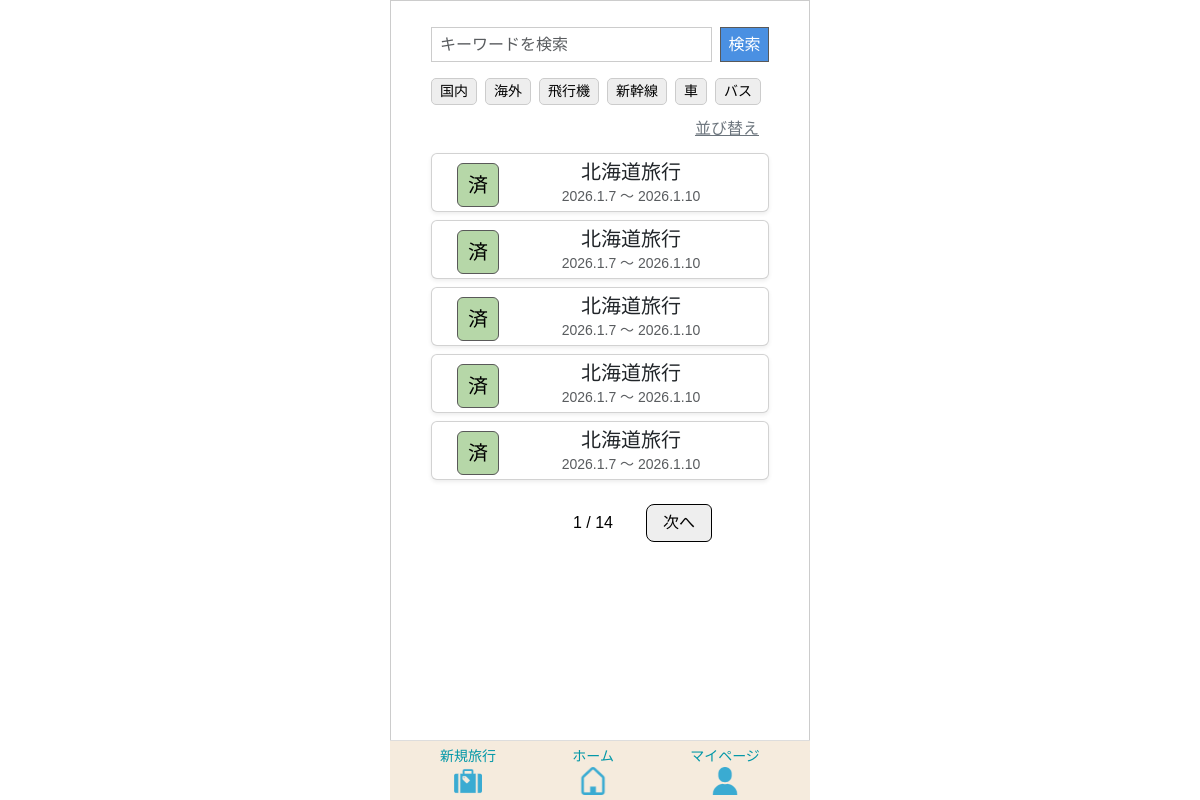
The app's page /home/ (signed in), older data.
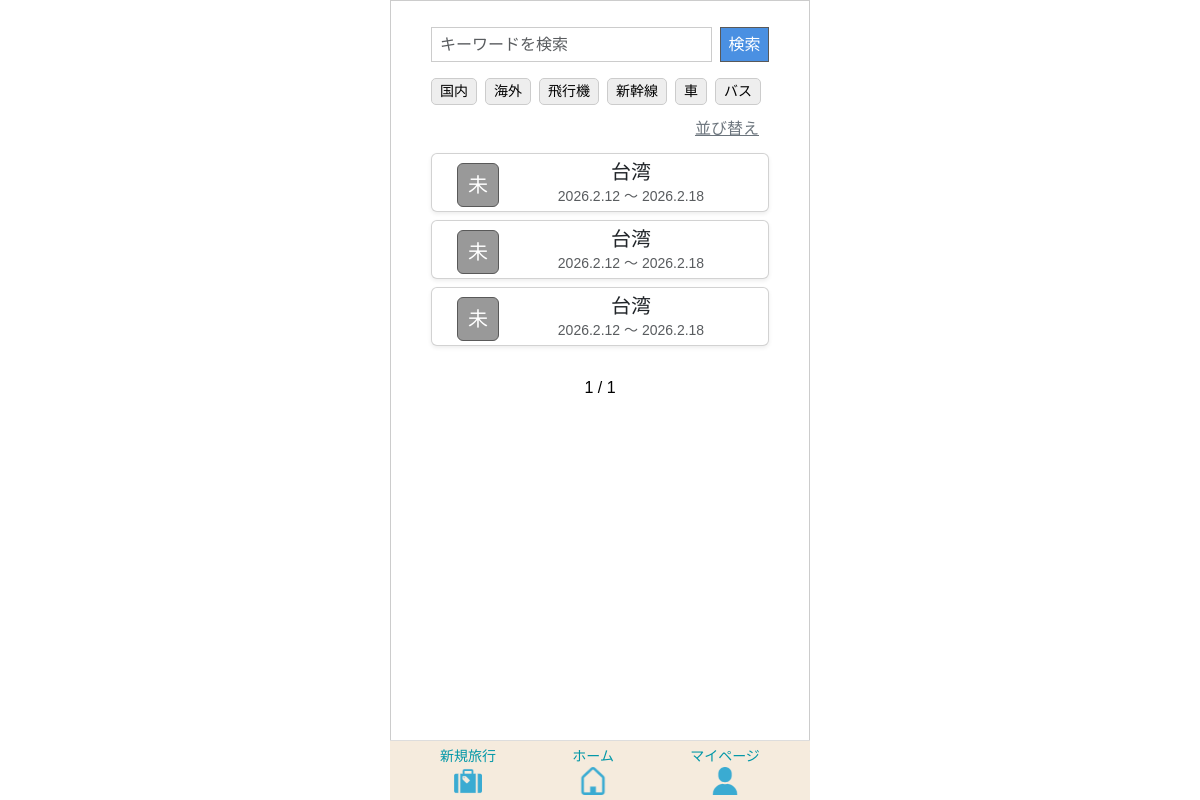
The same page, newer data.
### app/models/travel.py (models this page shows, shortened)
class Transport(models.Model):
    class TransportType(models.IntegerChoices):
     AIRPLANE   = 0, _("飛行機")
     SHINKANSEN = 1, _("新幹線")
     CAR        = 2, _("車")
     BUS        = 3, _("バス")
     TRAIN      = 4, _("電車")
     OTHER      = 5, _("その他")
    transport_id = models.AutoField(
        primary_key=True,
        verbose_name=_("交通手段ID")
    )
    transport_type = models.IntegerField(
    choices=TransportType.choices,
    verbose_name=_("交通手段")
    )
    created_at = models.DateTimeField(
        auto_now_add=True,
        verbose_name=_("作成日")
    )
    updated_at = models.DateTimeField(
       auto_now=True,
        verbose_name=_("更新日")
    )
    class Meta:
        verbose_name = _("交通手段")
        verbose_name_plural = _("交通手段")

class Travel_info(models.Model):
    class StayType(models.IntegerChoices):
        DAY_TRIP = 0, _("日帰り")
        STAY     = 1, _("宿泊")
    class LocationType(models.IntegerChoices):
        DOMESTIC = 0, _("国内")
        OVERSEAS = 1, _("海外")
    class StatusType(models.IntegerChoices):
        NOT_DONE  = 0, _("未")
        COMPLETE  = 1, _("完")
        PROCESSED = 2, _("済")
    travel_info_id = models.AutoField(
        primary_key=True,
        verbose_name=_("旅行情報ID")
    )
    user = models.ForeignKey(
        settings.AUTH_USER_MODEL,
        on_delete=models.CASCADE,
        verbose_name=_("ユーザーID")
    )
    travel_title = models.CharField(
        max_length=100,
        verbose_name=_("旅行タイトル")
    )
    start_date = models.DateField(
        verbose_name=_("開始日")
    )
    end_date = models.DateField(
        verbose_name=_("終了日")
    )
    stay_type = models.IntegerField(
        choices=StayType.choices,
        verbose_name=_("宿泊タイプ")
    )
    location = models.IntegerField(
        choices=LocationType.choices,
        verbose_name=_("場所"),
    )
    memo = models.CharField(
        max_length=230,
        blank=True,
        verbose_name=_("メモ")
    )
    status = models.IntegerField(
        choices=StatusType.choices,
        default=0,
        verbose_name=_("ステータス")
    )
    transport = models.ManyToManyField(
        "Transport",
        through="Travelmode",
        verbose_name=_("交通手段")
    )
    created_at = models.DateTimeField(
        auto_now_add=True,
        verbose_name=_("作成日")
    )
    updated_at = models.DateTimeField(
       auto_now=True,
        verbose_name=_("更新日")
    )
    class Meta:
        verbose_name = _("旅行情報")
        verbose_name_plural = _("旅行情報")

### app/views/home.py (the view)
# urls.py: path('home/', HomeView.as_view(), name='home'),
class HomeView(LoginRequiredMixin, TemplateView):
    template_name = "home/home.html"
    login_url = "/"
    def get(self, request, *args, **kwargs):
        keyword = request.GET.get("keyword", "")
        travel_type = request.GET.getlist("travel_type")
        transport_filter = [t for t in request.GET.getlist("transport") if t]
        sort = request.GET.get("sort", "")
        travels = Travel_info.objects.filter(user=request.user)
        if keyword:
            travels = travels.filter(travel_title__icontains=keyword)
        if travel_type:
            travels = travels.filter(location__in=travel_type)
        if transport_filter:
            travels = travels.filter(transport__transport_type__in=transport_filter)
        if sort == "title_asc":
            travels = travels.order_by("travel_title")
        elif sort == "title_desc":
            travels = travels.order_by("-travel_title")
        elif sort == "date_asc":
            travels = travels.order_by("start_date")
        elif sort == "date_desc":
            travels = travels.order_by("-start_date")
        today = timezone.now().date()
        for t in travels:
            if t.end_date < today:
                t.status = "済"
                continue
            items = TravelItem.objects.filter(
                travel_category__template__travel_info=t
            )
            total = items.count()
            done = items.filter(item_checked=TravelItem.ItemChecked.YES).count()
            if total > 0 and total == done:
                t.status = "完"
            else:
                t.status = "未"
        paginator = Paginator(travels, 5)
        page = request.GET.get("page")
        travels_page = paginator.get_page(page)
        tags = Transport.objects.all()
        return render(request, self.template_name, {
            "travels": travels_page,
            "keyword": keyword,
            "tags": tags,
            "travel_type": travel_type,
            "transport": transport_filter,
            "sort": sort,
        })

### templates/home/home.html (shortened to what this page needs)
{% extends 'base.html' %}
{% load static %}
{% block extra_css %}
{{ block.super }}
<link rel="stylesheet" href="{% static 'tabipre/css/home.css' %}">
{% endblock %}
{% block content %}
<div class="container mt-3">
    <form method="GET" id="searchForm" class="d-flex mb-3">
        <input type="text" name="keyword" value="{{ keyword }}"
               class="form-control me-2 search-input"
               placeholder="キーワードを検索">
        <button class="search-btn">検索</button>
    </form>
    <div class="d-flex flex-row flex-nowrap overflow-auto mb-2">
        <a href="#"
           class="tag-badge {% if '0' in travel_type %}selected{% endif %}"
           data-type="travel_type" data-value="0">国内</a>
        <a href="#"
           class="tag-badge {% if '1' in travel_type %}selected{% endif %}"
           data-type="travel_type" data-value="1">海外</a>
        {% for tag in tags %}
            <a href="#"
               class="tag-badge {% if tag.transport_type|stringformat:'s' in transport %}selected{% endif %}"
               data-type="transport"
               data-value="{{ tag.transport_type }}">
                {{ tag.get_transport_type_display }}
            </a>
        {% endfor %}
    </div>
    <div class="sort-btn-wrapper mb-2">
        <a href="#" class="sort-btn" data-bs-toggle="modal" data-bs-target="#sortModal">
            並び替え
        </a>
    </div>
    {% for t in travels %}
        <a href="{% url 'app:travel_detail' t.travel_info_id %}" class="text-decoration-none text-dark">
            <div class="card mb-2 shadow-sm">
                <div class="card-body d-flex align-items-center">
                    <div class="align-items-center">
                        {% if t.status == "未" %}
                            <span class="badge-t status-mi">未</span>
                        {% elif t.status == "完" %}
                            <span class="badge-t status-kan">完</span>
                        {% elif t.status == "済" %}
                            <span class="badge-t status-zumi">済</span>
                        {% endif %}
                    </div>
                    <div class="flex-grow-1 d-flex flex-column justify-content-center text-center">
                        <h5 class="card-title">{{ t.travel_title }}</h5>
                        <p class="card-text text-muted">
                            {{ t.start_date|date:"Y.n.j" }} 〜 {{ t.end_date|date:"Y.n.j" }}
                        </p>
                    </div>
                </div>
            </div>
        </a>
    {% empty %}
        <p class="text-center text-muted">旅行がありません</p>
    {% endfor %}
    <div class="d-flex justify-content-center mt-4">
        <nav>
            <ul class="pagination">
                {% if travels.has_previous %}
                    <li class="page-item">
                        <a class="page-link"
                           href="?page={{ travels.previous_page_number }}&keyword={{ keyword }}&sort={{ sort }}">
                           前へ
                        </a>
                    </li>
                {% else %}
                    <li class="page-item disabled">
                    </li>
                {% endif %}
                <li class="page-item active">
                    <span class="page-link">
                        {{ travels.number }} / {{ travels.paginator.num_pages }}
                    </span>
                </li>
                {% if travels.has_next %}
                    <li class="page-item">
                        <a class="page-link"
                           href="?page={{ travels.next_page_number }}&keyword={{ keyword }}&sort={{ sort }}">
                           次へ
                        </a>
                    </li>
                {% else %}
                    <li class="page-item disabled">
                    </li>
                {% endif %}
            </ul>
        </nav>
    </div>
</div>
{% endblock %}

### templates/base.html (shortened to what this page needs)
<!DOCTYPE html>
<html lang="en">
<head>
    {% load static %}
    <link href="https://cdn.jsdelivr.net/npm/bootstrap@5.3.0/dist/css/bootstrap.min.css" rel="stylesheet">
    <link rel="stylesheet" href="https://cdn.jsdelivr.net/npm/bootstrap-icons@1.10.5/font/bootstrap-icons.css">
    {% block extra_css %}
    <link rel="stylesheet" href="{% static 'tabipre/css/base.css' %}">
    {% endblock %}
</head>
<body class="{% block body_class %}{% endblock %}">
    <div class="app-frame">
        <div class="content-wrapper container">
            {% block content %}
            {% endblock %}
        </div>
        {% if request.user.is_authenticated %}
        <nav class="navbar navbar-light bottom-nav">
            <div class="container d-flex justify-content-around text-center">
                <a class="nav-link text-center" href="{% url 'app:travel_step1' %}">
                    新規旅行<br>
                    <img src="{% static 'tabipre/icons/travel.png' %}" width="28">
                </a>
                <a class="nav-link text-center" href="{% url 'app:home' %}">
                    ホーム<br>
                    <img src="{% static 'tabipre/icons/home.png' %}" width="28">
                </a>
                <a class="nav-link text-center" href="{% url 'app:mypage' %}">
                    マイページ<br>
                    <img src="{% static 'tabipre/icons/mypage.png' %}" width="28">
                </a>
            </div>
        </nav>
        {% endif %}
    </div>
</body>
</html>

### static/tabipre/css/base.css (style rules this page uses)
.app-frame { max-width: 420px; margin: 0 auto; min-height: 100vh; background-color: #ffffff; border: 1px solid #ccc; padding: 16px; padding-top: 10px; box-sizing: border-box; }
.bottom-nav { border-top: 1px solid #ddd; padding: 5px 0; background-color: #f5ebddff; position: fixed; bottom: 0; left: 50%; transform: translateX(-50%); width: 420px; z-index: 999; }
.bottom-nav a { color: #0097a7; font-size: 14px; text-decoration: none; }
.content-wrapper { margin-top: 0 !important; padding-top: 0 !important; padding-bottom: 80px; }
.badge-t { display: inline-block; min-width: 32px; border-radius: 6px; font-size: 20px; padding: 6px 10px; margin-right: 20px !important; margin-top: 5px; border: 1px solid #595959; }
.badge-t.status-mi { background-color: #999; color: #fff; }
.card-body { padding: 8px 16px !important; }
input, select, textarea { width: 100%; padding: 8px 10px; padding-left: 15px; border-radius: 6px; border: 1px solid #ccc; font-size: 18px; box-sizing: border-box; }

### static/tabipre/css/home.css (style rules this page uses)
.app-frame { background: #ffffff; font-family: "Arial", "Helvetica", "sans-serif"; color: #5c3a3a; }
form input { border: 1px solid #ccc; padding: 8px; width: 100%; background-color: #ffffff; box-sizing: border-box; transition: border-color 0.25s ease, box-shadow 0.25s ease; color: #000; }
.search-input { height: 35px; width: 85%; padding: 4px 8px; border: 1px solid #ccc; }
.search-btn { font-size: 16px; background-color: #4a90e2; color: #fff; height: 35px; width: 50px; padding: 4px 6px; line-height: 1; border: 1px solid #595959; }
input[type="text"], button { border-radius: 0; }
.card-body { padding: 4px 25px !important; }
.card-title { margin: 2px 0; }
.card-text { margin: 0; font-size: 14px; }
.sort-btn-wrapper { display: flex; justify-content: flex-end; }
.sort-btn { padding: 4px 10px; font-size: 16px; color: #6c757d; }
.tag-badge { display: inline-block; background-color: #eee; color: #000; padding: 2px 8px; border-radius: 5px; font-size: 14px; white-space: nowrap; margin-right: 8px; border: 1px solid #ccc; text-decoration: none; }
.pagination { display: flex; justify-content: center; align-items: center; gap: 24px; }
.page-link { background-color: #eee !important; color: #000; border: 1px solid #000 !important; padding: 6px 16px; border-radius: 8px; font-size: 16px; }
.page-item span.page-link { background: #fff !important; color: #000 !important; border: none !important; padding: 6px 10px; font-size: 16px; }

Row changes from the older to the newer data that the page shows:
removed Travel_info: status "済", travel_title "北海道旅行", start_date "2026.1.7", end_date "2026.1.10"
removed Travel_info: status "済", travel_title "北海道旅行", start_date "2026.1.7", end_date "2026.1.10"
removed Travel_info: status "済", travel_title "北海道旅行", start_date "2026.1.7", end_date "2026.1.10"
removed Travel_info: status "済", travel_title "北海道旅行", start_date "2026.1.7", end_date "2026.1.10"
removed Travel_info: status "済", travel_title "北海道旅行", start_date "2026.1.7", end_date "2026.1.10"
added Travel_info: status "未", travel_title "台湾", start_date "2026.2.12", end_date "2026.2.18"
added Travel_info: status "未", travel_title "台湾", start_date "2026.2.12", end_date "2026.2.18"
added Travel_info: status "未", travel_title "台湾", start_date "2026.2.12", end_date "2026.2.18"
Text that changed along with them:
{{ travels.paginator.num_pages }}: "14" → "1"
text no longer shown: "次へ"
